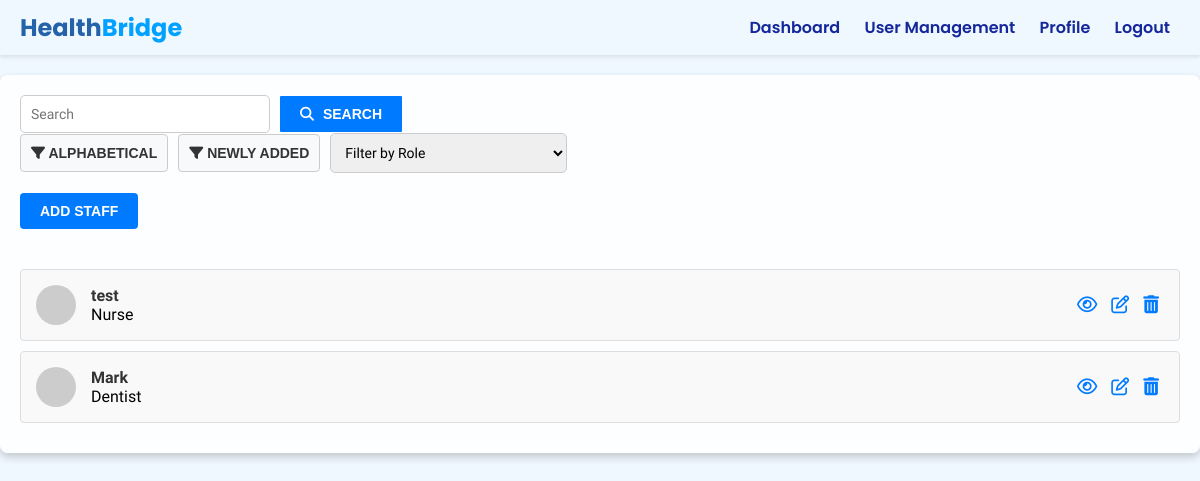
The app's page /user_management/ (signed in), older data.
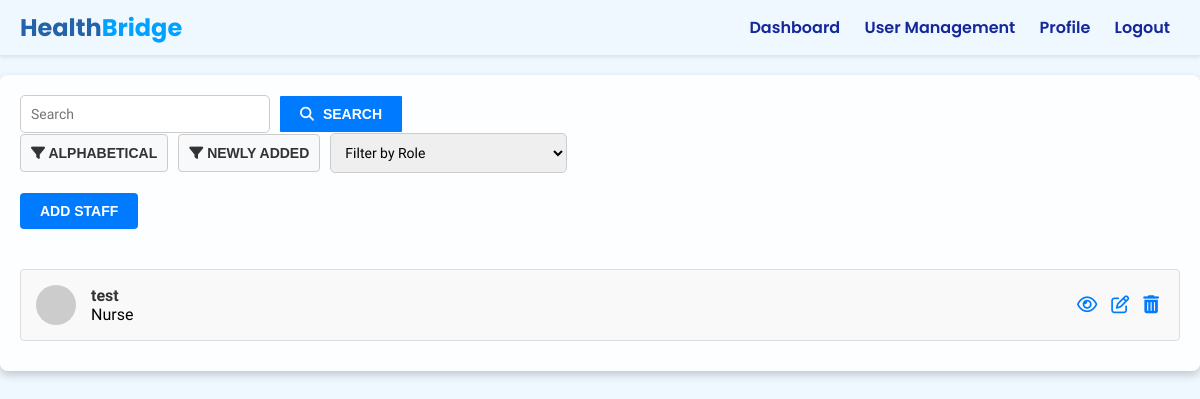
The same page, newer data.
### main/models.py (models this page shows, shortened)
class Staff(models.Model):
    staff_id = models.AutoField(primary_key=True)
    admin = models.ForeignKey('Admin', on_delete=models.CASCADE)
    name = models.CharField(max_length=100)
    profile_image = models.ImageField(upload_to='staff_profile_pics/', blank=True, null=True)
    role = models.CharField(
        max_length=50,
        choices=[('Nurse', 'Nurse'), ('Dentist', 'Dentist'), ('Physician', 'Physician')]
    )
    email_address = models.EmailField(unique=True)
    password = models.CharField(max_length=255)
    contact_number = models.CharField(max_length=15, validators=[RegexValidator(regex=r'^\+?1?\d{9,15}$')])
    status = models.CharField(
        max_length=10,
        choices=[('Active', 'Active'), ('Inactive', 'Inactive')],
        default='Active'
    )
    class Meta:
        verbose_name = "Staff Member"
        verbose_name_plural = "Staff Members"

### main/views.py (the view, shortened to what this page needs)
# urls.py: path('user_management/', views.admin_user_management, name='user_management'),
@admin_login_required
def admin_user_management(request):
    if 'admin_id' not in request.session:
        return redirect('admin_login')
    admin_email = request.session['admin_email']
    admin = models.Admin.objects.get(email=admin_email)
    search_query = request.GET.get('search', '')
    role_filter = request.GET.get('role_filter', '')
    filter_option = request.GET.get('filter', '')
    staff_list = models.Staff.objects.all()
    if search_query:
        staff_list = staff_list.filter(name__icontains=search_query)
    if role_filter:
        staff_list = staff_list.filter(role=role_filter)
    if filter_option == 'alphabetical':
        staff_list = staff_list.order_by('name')  # Alphabetical order
    elif filter_option == 'newest':
        staff_list = staff_list.order_by('-staff_id')  # Newest first (based on staff_id)
    return render(request, 'superadminside/user_management.html', {
        'admin': admin,
        'staff_list': staff_list,
        'search_query': search_query,
        'role_filter': role_filter
    })

### main/views.py (called while the page is built)
def admin_login_required(view_func):
    @wraps(view_func)
    def _wrapped_view(request, *args, **kwargs):
        if 'admin_id' not in request.session:
            return redirect('admin_login')  # Redirect to the admin login page
        return view_func(request, *args, **kwargs)
    return _wrapped_view

### main/templates/superadminside/user_management.html (shortened to what this page needs)
{% load static %}
<!DOCTYPE html>
<html lang="en">
<head>
    <link rel="stylesheet" href="{% static 'css/superadmin/user_management.css' %}">
    <link rel="stylesheet" href="{% static 'css/header.css' %}">
    <link href='https://unpkg.com/boxicons@2.1.1/css/boxicons.min.css' rel='stylesheet'>
    <link rel="stylesheet" href="https://cdnjs.cloudflare.com/ajax/libs/font-awesome/6.0.0-beta3/css/all.min.css">
    <link href="https://cdn.jsdelivr.net/npm/sweetalert2@11/dist/sweetalert2.min.css" rel="stylesheet">
</head>
<body>
    {% include 'includes/superadmin_header.html' %}
    <div class="parent">
        <div class="div2">
            <div class="search-container">
                <form method="get" action="{% url 'user_management' %}" style="display: flex; align-items: center; gap: 10px;">
                    <input type="text" name="search" placeholder="Search" value="{{ search_query }}" style="padding: 10px; font-size: 14px; border-radius: 5px; border: 1px solid #ccc; width: 250px;">
                    <button type="submit" style="background-color: #007BFF; color: white; border: none; cursor: pointer; border-radius: 1px; font-size: 14px;">
                        <i class="fa fa-search" style="margin-right: 5px;"></i> Search
                    </button>
                </form>
                <form method="get" action="{% url 'user_management' %}">
                    <button type="submit" name="filter" value="alphabetical"><i class="fa fa-filter"></i> Alphabetical</button>
                    <button type="submit" name="filter" value="newest"><i class="fa fa-filter"></i> Newly Added</button>
                    <select name="role_filter" onchange="this.form.submit()" style="padding: 10px; font-size: 14px; border-radius: 5px; border: 1px solid #ccc; width: 237px; cursor: pointer;">
                        <option value="">Filter by Role</option>
                    </select>
                </form>
            </div>
        </div>
        <div class="div1">
            <button class="add-patient-btn" id="openModalBtn">Add Staff</button>
        </div>
        <div class="div4">
            {% for staff in staff_list %}
            <div class="patient-card">
                <div class="info">
                    <img src="{% if staff.profile_image %}{{ staff.profile_image.url }}{% else %}https://via.placeholder.com/40{% endif %}" alt="User" style="width: 40px; height: 40px; object-fit: cover;">
                    <div>
                        <strong>{{ staff.name }}</strong>
                        <div>{{ staff.role }}</div>
                    </div>
                </div>
                <div class="patient-actions">
                    <i class="fa fa-eye" onclick="viewStaff({{ staff.staff_id }})" style="cursor: pointer;"></i>
                    <i class="fa fa-edit" onclick="editStaff({{ staff.staff_id }})" style="cursor: pointer;"></i>
                    <i class="fa fa-trash" onclick="deleteStaff({{ staff.staff_id }})" style="cursor: pointer;"></i>
                </div>
            </div>
            {% endfor %}
        </div>
    {% load static %}
</body>
</html>

Row changes from the older to the newer data that the page shows:
removed Staff: name "Mark", role "Dentist"
